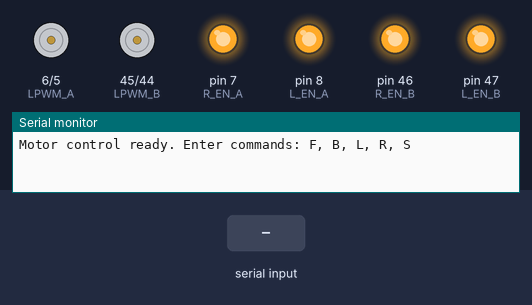
This sketch was run on a simulated Arduino Mega 2560, built with avr-gcc and run on an emulated ATmega2560. Shown: motor-driver pin pairs drawn as motors (green arrow = first pin HIGH = forward, orange = second pin HIGH = backward, longer = more drive), output pins drawn as LEDs (lit = HIGH), the last lines printed to the serial monitor. Inputs (shaded band) come from the test bench.

Above: at 1.2 s.
1.3 s: "F" received over Serial
At 1.6 s:
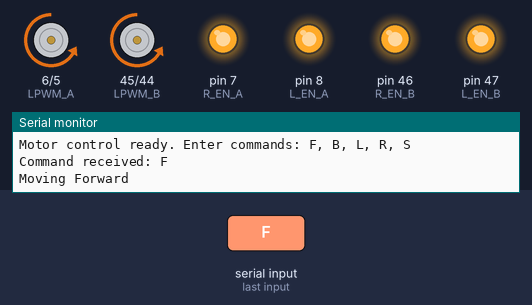
2.8 s: "B" received over Serial
At 3.9 s:
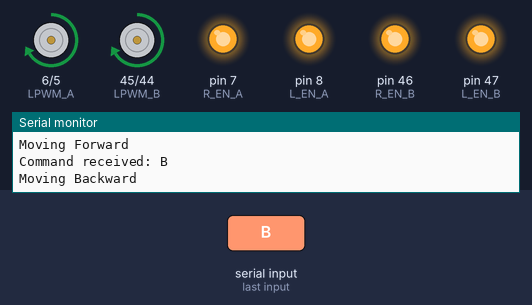
4.3 s: "L" received over Serial
At 5.0 s:
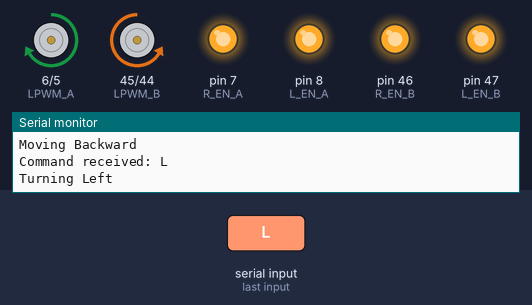
5.8 s: "R" received over Serial
At 6.2 s:
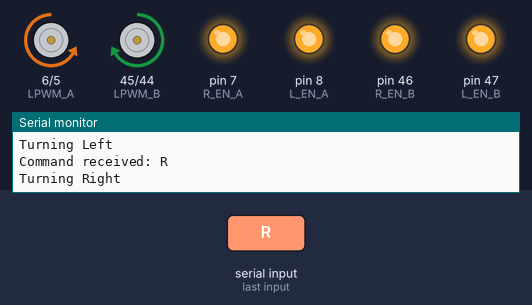
Timing chart, 0 to 8.3 s (numbered marks = the images above; inputs shaded):
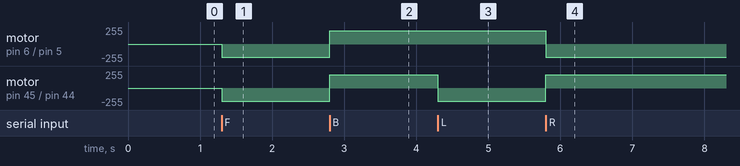

Measured:
- after the input at 1.3 s, motor on pin 6 (LPWM_A) / pin 5 (RPWM_A), motor on pin 45 (LPWM_B) / pin 44 (RPWM_B): stopped → backward 200/255 at once
- after the input at 2.8 s, motor on pin 6 (LPWM_A) / pin 5 (RPWM_A), motor on pin 45 (LPWM_B) / pin 44 (RPWM_B): backward 200/255 → forward 200/255 at once
- after the input at 4.3 s, motor on pin 45 (LPWM_B) / pin 44 (RPWM_B): forward 200/255 → backward 200/255 at once
- after the input at 5.8 s, motor on pin 6 (LPWM_A) / pin 5 (RPWM_A): forward 200/255 → backward 200/255 at once; motor on pin 45 (LPWM_B) / pin 44 (RPWM_B): backward 200/255 → forward 200/255 at once

The sketch:

dc_motors.ino
```cpp
#define RPWM_A 5
#define LPWM_A 6
#define R_EN_A 7
#define L_EN_A 8

// ============ Motor B Pins (Right Side Motors) ============
#define RPWM_B 44
#define LPWM_B 45
#define R_EN_B 46
#define L_EN_B 47

void setup() {
  Serial.begin(9600);

  pinMode(RPWM_A, OUTPUT);
  pinMode(LPWM_A, OUTPUT);
  pinMode(R_EN_A, OUTPUT);
  pinMode(L_EN_A, OUTPUT);

  pinMode(RPWM_B, OUTPUT);
  pinMode(LPWM_B, OUTPUT);
  pinMode(R_EN_B, OUTPUT);
  pinMode(L_EN_B, OUTPUT);

  // Enable both sides
  digitalWrite(R_EN_A, HIGH);
  digitalWrite(L_EN_A, HIGH);
  digitalWrite(R_EN_B, HIGH);
  digitalWrite(L_EN_B, HIGH);

  Serial.println("Motor control ready. Enter commands: F, B, L, R, S");
}

void loop() {
  if (Serial.available() > 0) {
    char cmd = Serial.read();   // Read one character command
    int speed = 200;            // Default speed (safe value)

    // For debugging
    Serial.print("Command received: ");
    Serial.println(cmd);

    // Movement handling
    if (cmd == 'F' || cmd == 'f') moveForward(speed);
    else if (cmd == 'B' || cmd == 'b') moveBackward(speed);
    else if (cmd == 'L' || cmd == 'l') turnLeft(speed);
    else if (cmd == 'R' || cmd == 'r') turnRight(speed);
    else if (cmd == 'S' || cmd == 's') stopMotors();
  }
}

// ======== Movement Functions =========
void moveForward(int speed) {
  analogWrite(RPWM_A, speed); analogWrite(LPWM_A, 0);
  analogWrite(RPWM_B, speed); analogWrite(LPWM_B, 0);
  Serial.println("Moving Forward");
}

void moveBackward(int speed) {
  analogWrite(RPWM_A, 0); analogWrite(LPWM_A, speed);
  analogWrite(RPWM_B, 0); analogWrite(LPWM_B, speed);
  Serial.println("Moving Backward");
}

void turnLeft(int speed) {
  analogWrite(RPWM_A, 0); analogWrite(LPWM_A, speed);  // Left side backward
  analogWrite(RPWM_B, speed); analogWrite(LPWM_B, 0);  // Right side forward
  Serial.println("Turning Left");
}

void turnRight(int speed) {
  analogWrite(RPWM_A, speed); analogWrite(LPWM_A, 0);  // Left side forward
  analogWrite(RPWM_B, 0); analogWrite(LPWM_B, speed);  // Right side backward
  Serial.println("Turning Right");
}

void stopMotors() {
  analogWrite(RPWM_A, 0); analogWrite(LPWM_A, 0);
  analogWrite(RPWM_B, 0); analogWrite(LPWM_B, 0);
  Serial.println("Stopped");
}
```
